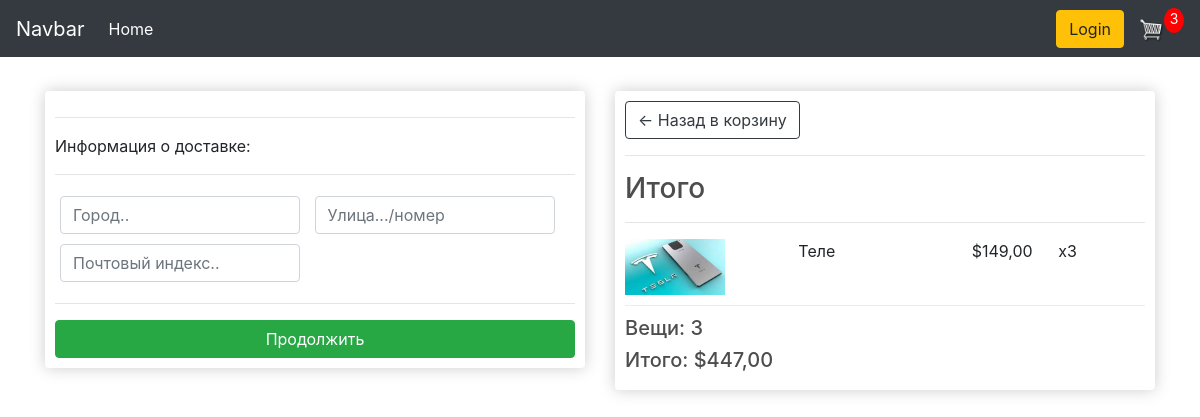
The app's page /checkout/ (signed in) with its own data.
### marko/models.py (models this page shows, shortened)
class OrderItem(models.Model):
    product = models.ForeignKey("Product",on_delete=models.SET_NULL, null=True)
    order = models.ForeignKey("Order",on_delete=models.SET_NULL, null=True)
    quantity = models.IntegerField(default=0, null=True, blank=True)
    date_added = models.DateField(auto_now_add=True)
    @property
    def get_total(self):
        total = self.product.price*self.quantity
        return total

class Product(models.Model):
    name = models.CharField(max_length=150)
    price = models.FloatField()
    digital = models.BooleanField(default=False,null=True, blank=True)
    image = models.ImageField(null = True, blank=True)

class Order(models.Model):
    customer = models.ForeignKey("Customer", on_delete=models.SET_NULL, null=True, blank=True)
    date_ordered = models.DateField(auto_now_add=True)
    complete = models.BooleanField(default=False)
    transaction_id = models.CharField(null=True, max_length=100)
    @property
    def get_cart_total(self):
        orderitems = self.orderitem_set.all()
        total = sum([item.get_total for item in orderitems])
        return total
    @property
    def get_cart_items(self):
        orderitems = self.orderitem_set.all()
        total = sum([item.quantity for item in orderitems])
        return total
    @property
    def shipping(self):
        shipping = False
        orderitems = self.orderitem_set.all()
        for i in orderitems:
            if i.product.digital == False:
                shipping = True
        return shipping

### marko/views.py (the view)
# urls.py: path('checkout/',checkout, name="checkout"),
def checkout(request):
	if request.user.is_authenticated:
		customer = request.user.customer
		order, created = Order.objects.get_or_create( customer = customer, complete = False)
		items = order.orderitem_set.all()
		cartItems = order.get_cart_items
	else:
		items = []
		order = {'get_cart_items':0, 'get_cart_total':0, 'shipping':False}
		cartItems = order['get_cart_items']
	context = {'items':items, 'order':order, 'cartItems':cartItems,}
	return render(request, 'marko/checkout.html', context)

### marko/templates/marko/checkout.html (shortened to what this page needs)
{% extends 'marko/main.html' %}
{% load static %}
{% block content %}
<div class="row">
    <div class="col-lg-6">
        <div class="box-element" id="form-wrapper">
            <form id="form">
                <div id="shipping-info">
                    <hr>
                    <p>Информация о доставке:</p>
                    <hr>
                    <div class="form-field">
                        <input class="form-control" type="text" name="city" placeholder="Город..">
                    </div>
                    <div class="form-field">
                        <input class="form-control" type="text" name="address" placeholder="Улица.../номер">
                    </div>
                    <div class="form-field">
                        <input class="form-control" type="text" name="zipcode" placeholder="Почтовый индекс..">
                    </div>
                </div>
                <hr>
                <input id="form-button" class="btn btn-success btn-block" type="submit" value="Продолжить">
            </form>
        </div>
        <br>
    </div>
    <div class="col-lg-6">
        <div class="box-element">
            <a  class="btn btn-outline-dark" href="{% url 'cart' %}">&#x2190; Назад в корзину</a>
            <hr>
            <h3>Итого </h3>
            <hr>
            {% for item in items %}
            <div class="cart-row">
                <div style="flex:2"><img class="row-image" src="{{ item.product.image.url }}"></div>
                <div style="flex:2"><p>{{ item.product.name }}</p></div>
                <div style="flex:1"><p>${{item.product.price|floatformat:2}}</p></div>
                <div style="flex:1"><p>x{{ item.quantity }}</p></div>
            </div>
            {% endfor %}
            <h5>Вещи:   {{ order.get_cart_items }} </h5>
            <h5>Итого:   ${{ order.get_cart_total|floatformat:2 }}</h5>
        </div>
    </div>
</div>
{% endblock content %}

### static/css/main.css (style rules this page uses)
body { background-color: hsl(0, 0%, 98%); }
h1,h2,h3,h4,h5,h6 { color:hsl(0, 0%, 30%); }
.box-element { box-shadow:hsl(0, 0%, 80%) 0 0 16px; background-color: #fff; border-radius: 4px; padding: 10px; }
.col-lg-4, .col-lg-6, .col-lg-8, .col-lg-12 { margin-top: 10px; }
.btn { border-radius: 0; }
.row-image { width: 100px; }
.form-field { width:250px; display: inline-block; padding: 5px; }
.cart-row { display: flex; align-items: flex-stretch; padding-bottom: 10px; margin-bottom: 10px; border-bottom: 1px solid #ececec; }

### records on screen
OrderItem: product.image (picture), product.name "Теле", product.price "149,00", quantity "3"
Order: get_cart_items "3", get_cart_total "447,00"

### other values on screen
{{ cartItems }} "3"
